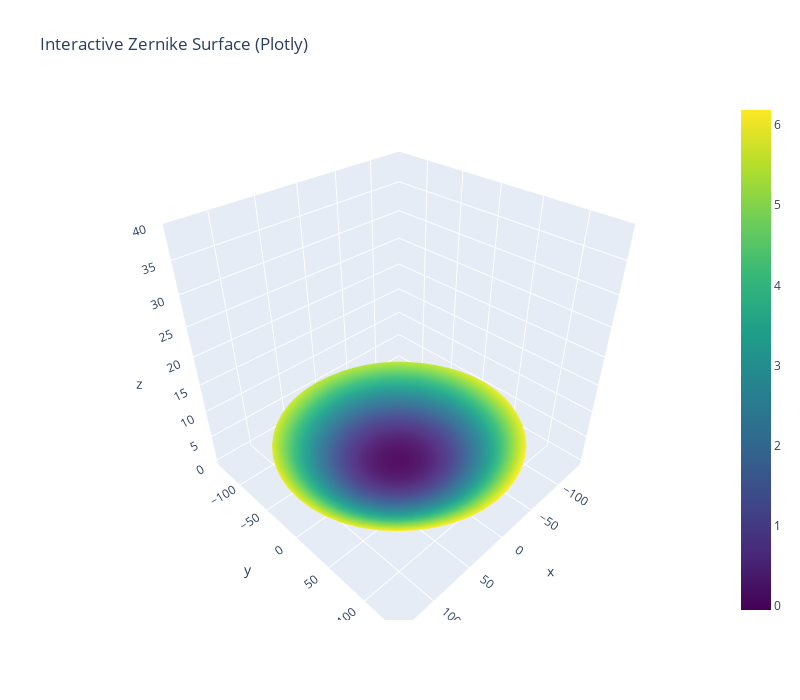

The code cell stored with this chart in its notebook:
### Markdown cell above
# Modeling and Finding Zernike Polynomials

### Code cell
import numpy as np
import matplotlib.pyplot as plt
import scipy.special as sp
from mpl_toolkits.mplot3d import Axes3D
import plotly.graph_objects as go

def zernike_polynomial(n, m, rho, theta):
    """Calculate Zernike polynomial Z_n^m(rho, theta)"""
    if abs(m) > n or (n - abs(m)) % 2 != 0:
        return np.zeros_like(rho)
    
    # Radial polynomial
    R = np.zeros_like(rho)
    for k in range((n - abs(m)) // 2 + 1):
        coeff = ((-1)**k * sp.factorial(n - k) / 
                (sp.factorial(k) * sp.factorial((n + abs(m)) // 2 - k) * 
                 sp.factorial((n - abs(m)) // 2 - k)))
        R += coeff * rho**(n - 2*k)
    
    # Normalization and angular part
    norm = np.sqrt(n + 1) if m == 0 else np.sqrt(2 * (n + 1))
    Z = norm * R * (np.cos(m * theta) if m >= 0 else np.sin(abs(m) * theta))
    Z[rho > 1] = np.nan
    return Z

def analyze_polar_data(averaged_polar_data, angles, max_order=6):
    """
    Perform Zernike analysis on polar data with parabolic height
    
    Parameters:
    averaged_polar_data: Nested list structure of radial distances
    angles: Array of angles for each ray (in radians)
    max_order: Maximum Zernike order to use
    """

    # Process data into flat coordinate arrays
    r, theta, z = process_polar_data(averaged_polar_data, angles)
    
    # Normalize radius for Zernike polynomials
    max_r = np.max(r)
    r_norm = r / max_r if max_r > 0 else r

    max_radius = 0
    for radii_list in averaged_polar_data:
        if radii_list:
            max_radius = max(max_radius, max(radii_list))
    
    # Generate valid Zernike modes
    modes = []
    for n in range(max_order + 1):
        for m in range(-n, n + 1):
            if (n - abs(m)) % 2 == 0:
                modes.append((n, m))
    
    # Build design matrix
    A = np.zeros((len(r), len(modes)))
    for i, (n, m) in enumerate(modes):
        A[:, i] = zernike_polynomial(n, m, r_norm, theta)
    
    # Fit coefficients
    coefficients = np.linalg.lstsq(A, z, rcond=None)[0]
    
    # Visualization
    fig = plt.figure(figsize=(18, 12))

    
    # 1. Zernike reconstruction
    ax2 = fig.add_subplot(2, 2, 1, projection='3d')
    ax2.set_zlim(0, 40)  # Example range — adjust as needed
    grid_r = np.linspace(0, 1, 50)
    grid_theta = np.linspace(0, 2*np.pi, 50)
    R, Theta = np.meshgrid(grid_r, grid_theta)
    
    Z_recon = np.zeros_like(R)
    for i, (n, m) in enumerate(modes):
        Z_recon += coefficients[i] * zernike_polynomial(n, m, R, Theta)
    
    X = R * max_r * np.cos(Theta)
    Y = R * max_r * np.sin(Theta)
    surf = ax2.plot_surface(X, Y, Z_recon, cmap='viridis', alpha=0.8)
    ax2.set_title('Zernike Reconstruction', fontsize=12)
    plt.colorbar(surf, ax=ax2, shrink=0.6, label='Height (Z)')
    
    # 2. Coefficient analysis
    ax3 = plt.subplot(2, 2, 2)
    top_indices = np.argsort(np.abs(coefficients))[-10:][::-1]
    top_coeffs = coefficients[top_indices]
    top_modes = [modes[i] for i in top_indices]
    mode_labels = [f'Z_{n}^{m}' for n, m in top_modes]
    ax3.bar(range(len(top_coeffs)), np.abs(top_coeffs))
    ax3.set_xticks(range(len(top_coeffs)))
    ax3.set_xticklabels(mode_labels, rotation=45)
    ax3.set_title('Top Zernike Coefficients', fontsize=12)
    ax3.grid(True, alpha=0.3)
    
    plt.tight_layout()
    plt.show()

    # 3. Interactive Plotly surface
    fig = go.Figure(data=[go.Surface(z=Z_recon, x=X, y=Y, colorscale='Viridis')])
    fig.update_layout(
        title='Interactive Zernike Surface (Plotly)',
        scene=dict(zaxis=dict(range=[-1, 40])),
        width=800,
        height=700
    )
    fig.show()

    
    return coefficients, modes, z

coefficients, modes, z = analyze_polar_data(averaged_polar_data, angles)

### Figure 1 — Plotly figure (JSON) as saved in the notebook; plotly's stock layout.template omitted (floating-point values rounded to 4 significant figures; data arrays with more than 128 entries replaced by an {"elided": "..."} marker saying what was removed)
{"data": [{"colorscale": [[0, "#440154"], [0.1111, "#482878"], [0.2222, "#3e4989"], [0.3333, "#31688e"], [0.4444, "#26828e"], [0.5556, "#1f9e89"], [0.6667, "#35b779"], [0.7778, "#6ece58"], [0.8889, "#b5de2b"], [1, "#fde725"]], "type": "surface", "x": {"elided": "50x50 float values"}, "y": {"elided": "50x50 float values"}, "z": {"elided": "50x50 float values"}}], "layout": {"height": 700, "scene": {"zaxis": {"range": [-1, 40]}}, "title": {"text": "Interactive Zernike Surface (Plotly)"}, "width": 800}}
